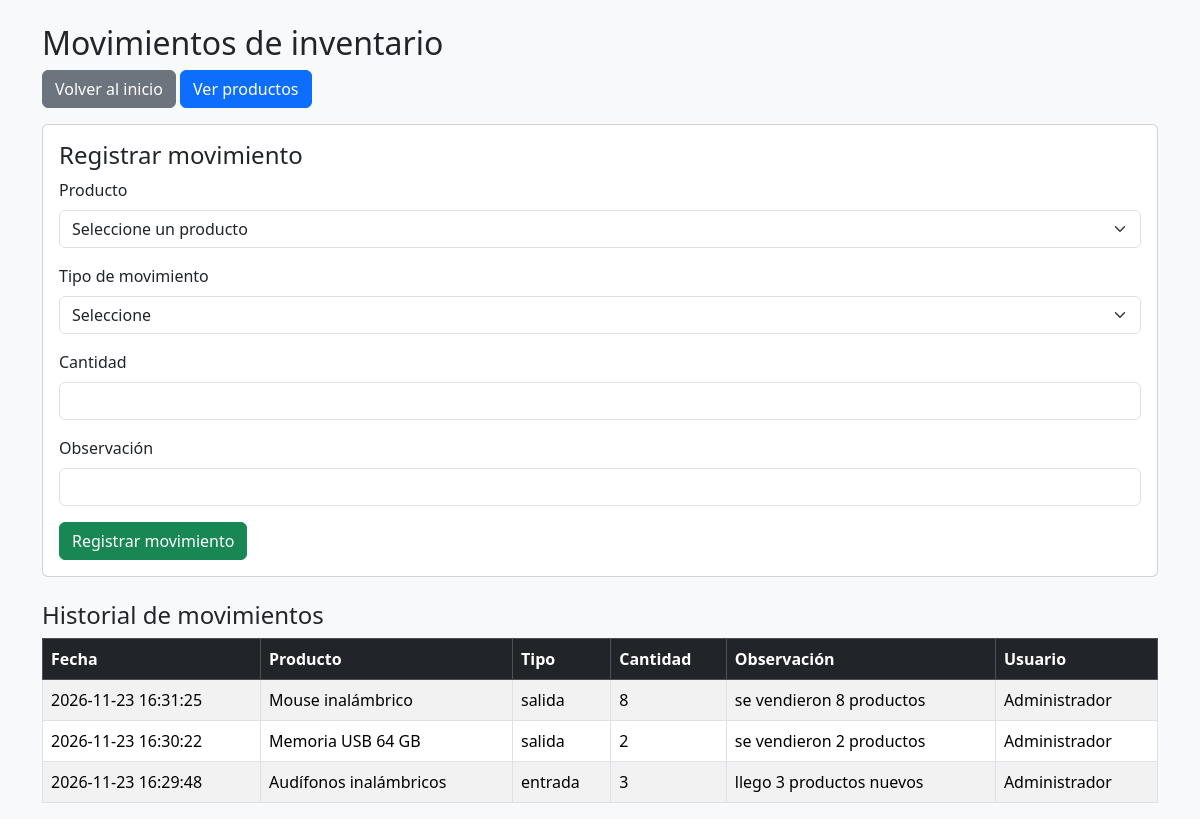
The app's page /movimientos.php (signed in) with its own data.
### tables this page shows
CREATE TABLE movimiento (
    id_movimiento INT(11) NOT NULL AUTO_INCREMENT,
    fecha_hora DATETIME NOT NULL DEFAULT CURRENT_TIMESTAMP,
    tipo ENUM('entrada','salida') NOT NULL,
    cantidad INT(11) NOT NULL,
    observacion VARCHAR(255) DEFAULT NULL,
    id_producto INT(11) NOT NULL,
    id_usuario INT(11) NOT NULL,
    PRIMARY KEY (id_movimiento),
    KEY id_producto (id_producto),
    KEY id_usuario (id_usuario),
    CONSTRAINT movimiento_ibfk_1
        FOREIGN KEY (id_producto)
        REFERENCES producto (id_producto),
    CONSTRAINT movimiento_ibfk_2
        FOREIGN KEY (id_usuario)
        REFERENCES usuario (id_usuario)
);

CREATE TABLE producto (
    id_producto INT(11) NOT NULL AUTO_INCREMENT,
    codigo VARCHAR(50) NOT NULL,
    nombre VARCHAR(100) NOT NULL,
    descripcion VARCHAR(255) DEFAULT NULL,
    precio DECIMAL(10,2) NOT NULL,
    stock_actual INT(11) NOT NULL,
    stock_minimo INT(11) NOT NULL,
    estado TINYINT(1) NOT NULL DEFAULT 1,
    id_categoria INT(11) NOT NULL,
    PRIMARY KEY (id_producto),
    UNIQUE KEY codigo (codigo),
    KEY id_categoria (id_categoria),
    CONSTRAINT producto_ibfk_1
        FOREIGN KEY (id_categoria)
        REFERENCES categoria (id_categoria)
);

CREATE TABLE usuario (
    id_usuario INT(11) NOT NULL AUTO_INCREMENT,
    nombre VARCHAR(100) NOT NULL,
    correo VARCHAR(100) NOT NULL,
    clave VARCHAR(255) NOT NULL,
    estado TINYINT(1) NOT NULL DEFAULT 1,
    PRIMARY KEY (id_usuario),
    UNIQUE KEY correo (correo)
);

### movimientos.php (the view, shortened to what this page needs)
<?php
require_once "conexion/conexion.php";
$sql = "SELECT m.*, p.nombre AS producto, u.nombre AS usuario
        FROM movimiento m
        INNER JOIN producto p ON m.id_producto = p.id_producto
        INNER JOIN usuario u ON m.id_usuario = u.id_usuario
        ORDER BY m.id_movimiento DESC";
$movimientos = $conexion->query($sql)->fetchAll(PDO::FETCH_ASSOC);
?>
<!DOCTYPE html>
<html lang="es">
<head>
    <link href="https://cdn.jsdelivr.net/npm/bootstrap@5.3.3/dist/css/bootstrap.min.css" rel="stylesheet">
</head>
<body class="bg-light">
<div class="container mt-4">
    <h2>Movimientos de inventario</h2>
    <a href="inicio.php" class="btn btn-secondary mb-3">
        Volver al inicio
    </a>
    <a href="listar_productos.php" class="btn btn-primary mb-3">
        Ver productos
    </a>
    <div class="card p-3 mb-4">
        <h4>Registrar movimiento</h4>
        <form method="POST">
            <div class="mb-3">
                <label class="form-label">Producto</label>
                <select name="id_producto" class="form-select" required>
                    <option value="">Seleccione un producto</option>
                </select>
            </div>
            <div class="mb-3">
                <label class="form-label">Tipo de movimiento</label>
                <select name="tipo" class="form-select" required>
                    <option value="">Seleccione</option>
                </select>
            </div>
            <div class="mb-3">
                <label class="form-label">Cantidad</label>
                <input
                    type="number"
                    name="cantidad"
                    class="form-control"
                    min="1"
                    step="1"
                    required
                >
            </div>
            <div class="mb-3">
                <label class="form-label">Observación</label>
                <input
                    type="text"
                    name="observacion"
                    class="form-control"
                    maxlength="255"
                >
            </div>
            <button type="submit" class="btn btn-success">
                Registrar movimiento
            </button>
        </form>
    </div>
    <h4>Historial de movimientos</h4>
    <div class="table-responsive">
        <table class="table table-bordered table-striped bg-white">
            <thead class="table-dark">
                <tr>
                    <th>Fecha</th>
                    <th>Producto</th>
                    <th>Tipo</th>
                    <th>Cantidad</th>
                    <th>Observación</th>
                    <th>Usuario</th>
                </tr>
            </thead>
            <tbody>
                <?php foreach ($movimientos as $movimiento): ?>
                    <tr>
                        <td><?php echo htmlspecialchars($movimiento["fecha_hora"]); ?></td>
                        <td><?php echo htmlspecialchars($movimiento["producto"]); ?></td>
                        <td><?php echo htmlspecialchars($movimiento["tipo"]); ?></td>
                        <td><?php echo $movimiento["cantidad"]; ?></td>
                        <td><?php echo htmlspecialchars($movimiento["observacion"] ?? ""); ?></td>
                        <td><?php echo htmlspecialchars($movimiento["usuario"]); ?></td>
                    </tr>
                <?php endforeach; ?>
            </tbody>
        </table>
    </div>
</div>
</body>
</html>

### records on screen
movimiento: fecha_hora "2026-11-23 16:31:25", id_producto.nombre "Mouse inalámbrico", tipo "salida", cantidad "8", observacion "se vendieron 8 productos", id_usuario.nombre "Administrador"
movimiento: fecha_hora "2026-11-23 16:30:22", id_producto.nombre "Memoria USB 64 GB", tipo "salida", cantidad "2", observacion "se vendieron 2 productos", id_usuario.nombre "Administrador"
movimiento: fecha_hora "2026-11-23 16:29:48", id_producto.nombre "Audífonos inalámbricos", tipo "entrada", cantidad "3", observacion "llego 3 productos nuevos", id_usuario.nombre "Administrador"
